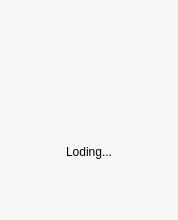
<?xml version="1.0" encoding="UTF-8"?>
<ui version="4.0">
 <class>Start</class>
 <widget class="QDialog" name="Start">
  <property name="geometry">
   <rect>
    <x>0</x>
    <y>0</y>
    <width>178</width>
    <height>220</height>
   </rect>
  </property>
  <property name="windowTitle">
   <string>Dialog</string>
  </property>
  <property name="styleSheet">
   <string notr="true">background:rgb(247,247,247);
border-radius:15px;
border:rgb(247,247,247);</string>
  </property>
  <layout class="QVBoxLayout" name="verticalLayout_2">
   <item>
    <widget class="QWidget" name="widget" native="true">
     <layout class="QVBoxLayout" name="verticalLayout">
      <item>
       <spacer name="verticalSpacer_2">
        <property name="orientation">
         <enum>Qt::Vertical</enum>
        </property>
        <property name="sizeHint" stdset="0">
         <size>
          <width>20</width>
          <height>11</height>
         </size>
        </property>
       </spacer>
      </item>
      <item>
       <widget class="QWidget" name="widget_2" native="true">
        <layout class="QGridLayout" name="gridLayout_2">
         <item row="0" column="0">
          <spacer name="horizontalSpacer_4">
           <property name="orientation">
            <enum>Qt::Horizontal</enum>
           </property>
           <property name="sizeHint" stdset="0">
            <size>
             <width>0</width>
             <height>20</height>
            </size>
           </property>
          </spacer>
         </item>
         <item row="0" column="1">
          <widget class="StartLabel" name="label">
           <property name="maximumSize">
            <size>
             <width>100</width>
             <height>100</height>
            </size>
           </property>
           <property name="styleSheet">
            <string notr="true">border-radius: 5px;
border: rgb(247,247,247);</string>
           </property>
           <property name="frameShape">
            <enum>QFrame::NoFrame</enum>
           </property>
           <property name="frameShadow">
            <enum>QFrame::Plain</enum>
           </property>
           <property name="text">
            <string/>
           </property>
           <property name="textFormat">
            <enum>Qt::AutoText</enum>
           </property>
           <property name="pixmap">
            <pixmap resource="../../QingLiaoClient.qrc">:/Start/img/Logo.png</pixmap>
           </property>
           <property name="scaledContents">
            <bool>true</bool>
           </property>
           <property name="alignment">
            <set>Qt::AlignCenter</set>
           </property>
           <property name="margin">
            <number>0</number>
           </property>
           <property name="openExternalLinks">
            <bool>false</bool>
           </property>
          </widget>
         </item>
         <item row="0" column="2">
          <spacer name="horizontalSpacer_5">
           <property name="orientation">
            <enum>Qt::Horizontal</enum>
           </property>
           <property name="sizeHint" stdset="0">
            <size>
             <width>0</width>
             <height>20</height>
            </size>
           </property>
          </spacer>
         </item>
        </layout>
       </widget>
      </item>
      <item>
       <spacer name="verticalSpacer">
        <property name="orientation">
         <enum>Qt::Vertical</enum>
        </property>
        <property name="sizeHint" stdset="0">
         <size>
          <width>20</width>
          <height>12</height>
         </size>
        </property>
       </spacer>
      </item>
      <item>
       <widget class="QLabel" name="label_2">
        <property name="text">
         <string>Loding...</string>
        </property>
        <property name="alignment">
         <set>Qt::AlignCenter</set>
        </property>
       </widget>
      </item>
      <item>
       <spacer name="verticalSpacer_3">
        <property name="orientation">
         <enum>Qt::Vertical</enum>
        </property>
        <property name="sizeHint" stdset="0">
         <size>
          <width>20</width>
          <height>10</height>
         </size>
        </property>
       </spacer>
      </item>
     </layout>
    </widget>
   </item>
  </layout>
 </widget>
 <customwidgets>
  <customwidget>
   <class>StartLabel</class>
   <extends>QLabel</extends>
   <header>startlabel.h</header>
  </customwidget>
 </customwidgets>
 <resources>
  <include location="../../QingLiaoClient.qrc"/>
 </resources>
 <connections/>
</ui>
